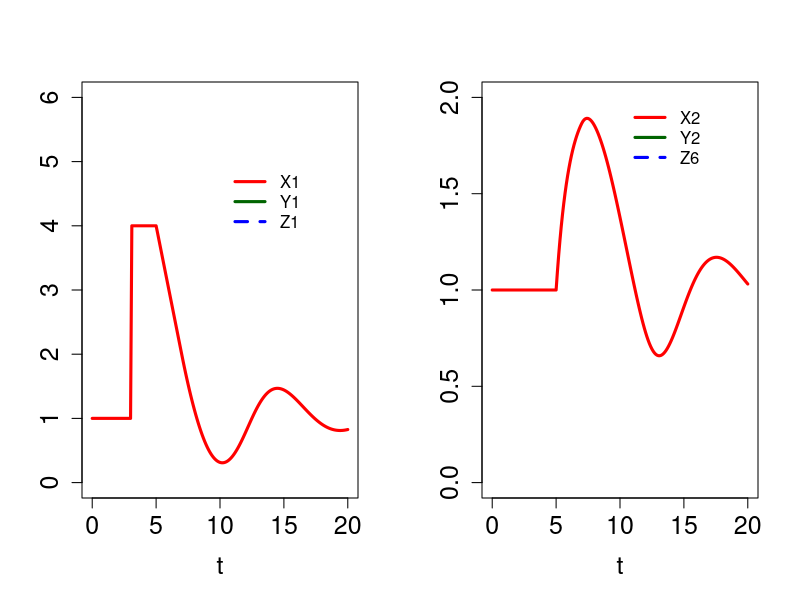
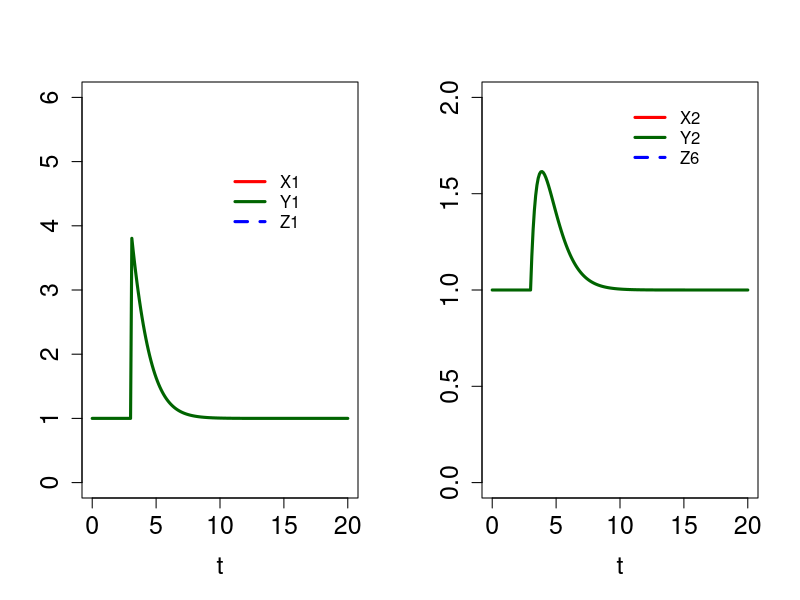
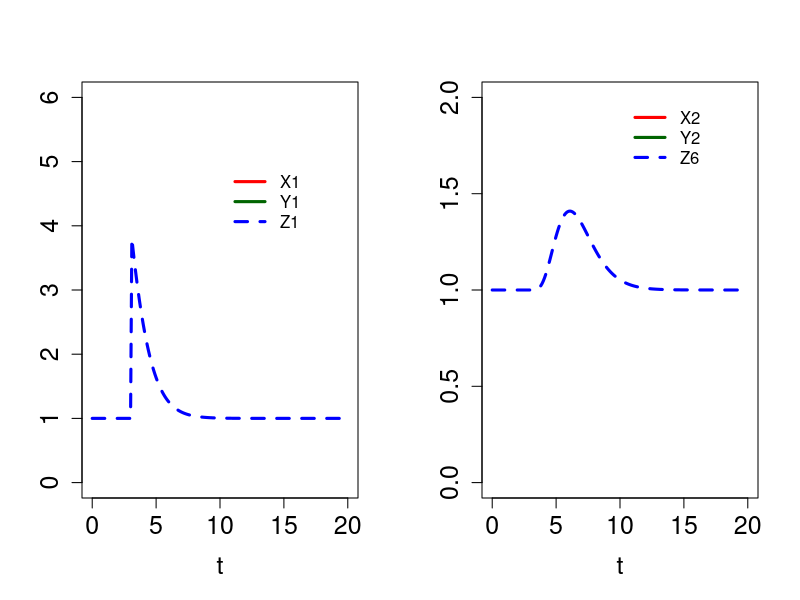
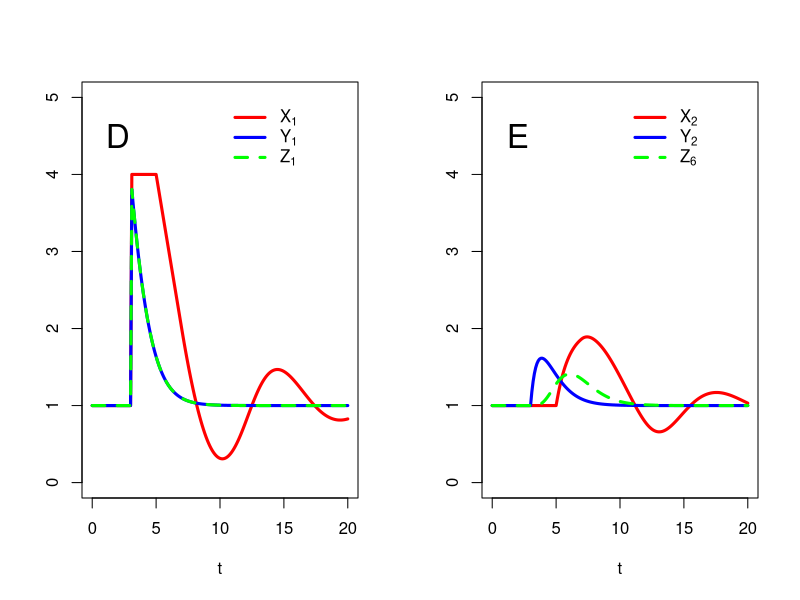

Write R code to recreate these figures, in order.


rm(list = ls())


if(!require('deSolve',character.only = TRUE)) {install.packages('deSolve');library(deSolve)}

t = seq(0,20,.1)

Pars = c(		
	tau = 2,
	Bolus  = 0		
      )

######################################################################################################################################
##### system of delayed dif. eq. X

InitStateX=c(
		X1 = 1,
		X2 = 1	
		)

EquationsX <- function(t, y, pars, tau) 
        { 
        ### returns rate of change
        # t = model's time structure
        # initState = model initial state
        # pars = model parameters 

        with(as.list(c(y)), 
            {	
		tcount = t
		tlag = t - tau
		if (tlag <= 0) {X1_lag = 1} else {X1_lag = lagvalue(t=tlag,nr=1)}

		eq1 = 1 - (X1_lag)^0.5
		eq2 = (X1_lag)^0.5 - X2

		dX1 = eq1
		dX2 = eq2

            return(list(dy = c(dX1,dX2),count=c(eq1,eq2),tcount=tcount,tlag=tlag,X1_lag=X1_lag))
            })
        }

perturbX = data.frame(var = 'X1', time = 3, value = 3, method = "add") #  method ("replace", "add", "multiply")

rootfun <- function(t, y, p) {return(t - 3)}
eventfun <- function(t, y, p) {return (c(y[1] +3, y[2]))}

outX = dede(
		times = t,
		y = InitStateX,
		parms = Pars,
		func = EquationsX,
		tau = Pars[1],
		events = list(data = perturbX)) # 

		#rootfun = rootfun,
		#events = list(func = eventfun, root = TRUE)


par(mfrow=c(1,2))
plot(outX[,1],outX[,2],type='l',col='red',lwd=3,ylim=c(0,6),xlab='t',ylab='',cex.lab=1.5,cex.axis=1.5)
legend(10,5,legend=c('X1','Y1','Z1'),lty=c(1,1,2),lwd=c(3,3,3),col=c('red','darkgreen','blue'),bty="n")
plot(outX[,1],outX[,3],type='l',col='red',lwd=3,ylim=c(0,2),xlab='t',ylab='',cex.lab=1.5,cex.axis=1.5)
legend(10,2,legend=c('X2','Y2','Z6'),lty=c(1,1,2),lwd=c(3,3,3),col=c('red','darkgreen','blue'),bty="n")

##### system of delayed dif. eq. X
######################################################################################################################################



######################################################################################################################################
##### system of dif. eq. Y

InitStateY=c(
		Y1 = 1,
		Y2 = 1 	
		)

EquationsY <- function(t, x, pars) 
        { 
        ### returns rate of change
        # t = model's time structure
        # initState = model initial state
        # pars = model parameters 

        with(as.list(c(x, pars)), 
            {	

		dY1 = 2 + Bolus - tau * Y1^0.5
		dY2 = tau * Y1^0.5 - tau * Y2

            return(list(c(dY1,dY2),count=c(),signal = c()))
            })
        }

perturbY = data.frame(var = 'Y1', time = 3, value = 3, method = "add") #  method ("replace", "add", "multiply")

outY = ode(
		times = t,
		y = InitStateY,
		parms = Pars,
		func = EquationsY,
		events = list(data = perturbY)) #  

par(mfrow=c(1,2))
plot(outY[,1],outY[,2],type='l',col='darkgreen',lwd=3,ylim=c(0,6),xlab='t',ylab='',cex.lab=1.5,cex.axis=1.5)
legend(10,5,legend=c('X1','Y1','Z1'),lty=c(1,1,2),lwd=c(3,3,3),col=c('red','darkgreen','blue'),bty="n")
plot(outY[,1],outY[,3],type='l',col='darkgreen',lwd=3,ylim=c(0,2),xlab='t',ylab='',cex.lab=1.5,cex.axis=1.5)
legend(10,2,legend=c('X2','Y2','Z6'),lty=c(1,1,2),lwd=c(3,3,3),col=c('red','darkgreen','blue'),bty="n")

##### system of dif. eq. Y
######################################################################################################################################



######################################################################################################################################
##### system of dif. eq. Z

InitStateZ=c(
		Z1 = 1,
		Z2 = 1, 	
		Z3 = 1,
		Z4 = 1, 	
		Z5 = 1,
		Z6 = 1 	
		)

EquationsZ <- function(t, x, pars) 
        { 
        ### returns rate of change
        # t = model's time structure
        # initState = model initial state
        # pars = model parameters 

        with(as.list(c(x, pars)), 
            {	

		dZ1 = 2 + Bolus - tau * Z1^0.5
		dZ2 = tau * Z1^0.5 - tau * Z2
		dZ3 = tau * Z2 - tau * Z3
		dZ4 = tau * Z3 - tau * Z4
		dZ5 = tau * Z4 - tau * Z5
		dZ6 = tau * Z5 - 2 * Z6

            return(list(c(dZ1,dZ2,dZ3,dZ4,dZ5,dZ6),count=c(),signal = c()))
            })
        }

perturbZ = data.frame(var = 'Z1', time = 3, value = 3, method = "add") #  method ("replace", "add", "multiply")

outZ = ode(
		times = t,
		y = InitStateZ,
		parms = Pars,
		func = EquationsZ,
		events = list(data = perturbZ)) #  

par(mfrow=c(1,2))
plot(outZ[,1],outZ[,2],type='l',lty=2,col='blue',lwd=3,ylim=c(0,6),xlab='t',ylab='',cex.lab=1.5,cex.axis=1.5)
legend(10,5,legend=c('X1','Y1','Z1'),lty=c(1,1,2),lwd=c(3,3,3),col=c('red','darkgreen','blue'),bty="n")
plot(outZ[,1],outZ[,7],type='l',lty=2,col='blue',lwd=3,ylim=c(0,2),xlab='t',ylab='',cex.lab=1.5,cex.axis=1.5)
legend(10,2,legend=c('X2','Y2','Z6'),lty=c(1,1,2),lwd=c(3,3,3),col=c('red','darkgreen','blue'),bty="n")

##### system of dif. eq. Y
######################################################################################################################################



# setwd('C:\\Users\\doliv\\OneDrive\\2_2019_America\\2021\\20211105_Eberhard_discrete_BST\\pictures')
# tiff("Fig_delays1.tiff", height = 10, width = 20, units = 'cm',compression = "lzw", res = 300)

par(mfrow=c(1,2))

plot(outX[,1],outX[,2],type='l',col='red',lwd=3,ylim=c(0,5),xlab='t',ylab='',cex.lab=1,cex.axis=1)
lines(outY[,1],outY[,2],col='blue',lwd=3)
lines(outZ[,1],outZ[,2],lty=2,col='green',lwd=3)
legend(10,5,legend=c(expression('X'[1]),expression('Y'[1]),expression('Z'[1])),lty=c(1,1,2),lwd=c(3,3,3),col=c('red','blue','green'),bty="n")
text(2,4.5,labels = "D",cex=2)

plot(outX[,1],outX[,3],type='l',col='red',lwd=3,ylim=c(0,5),xlab='t',ylab='',cex.lab=1,cex.axis=1)
lines(outY[,1],outY[,3],type='l',col='blue',lwd=3)
lines(outZ[,1],outZ[,7],lty=2,col='green',lwd=3)
legend(10,5,legend=c(expression('X'[2]),expression('Y'[2]),expression('Z'[6])),lty=c(1,1,2),lwd=c(3,3,3),col=c('red','blue','green'),bty="n")
text(2,4.5,labels = "E",cex=2)

# dev.off()
